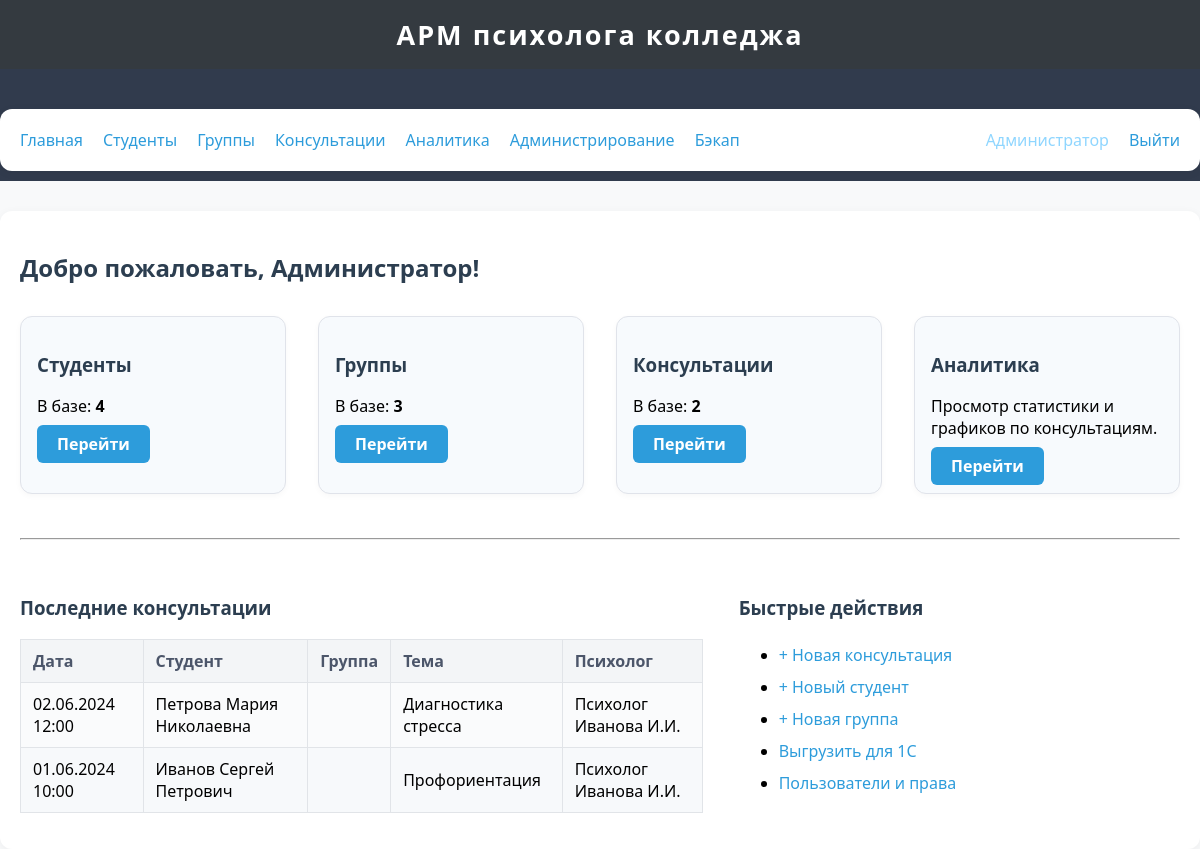
Page / (signed in) on the earlier database version.
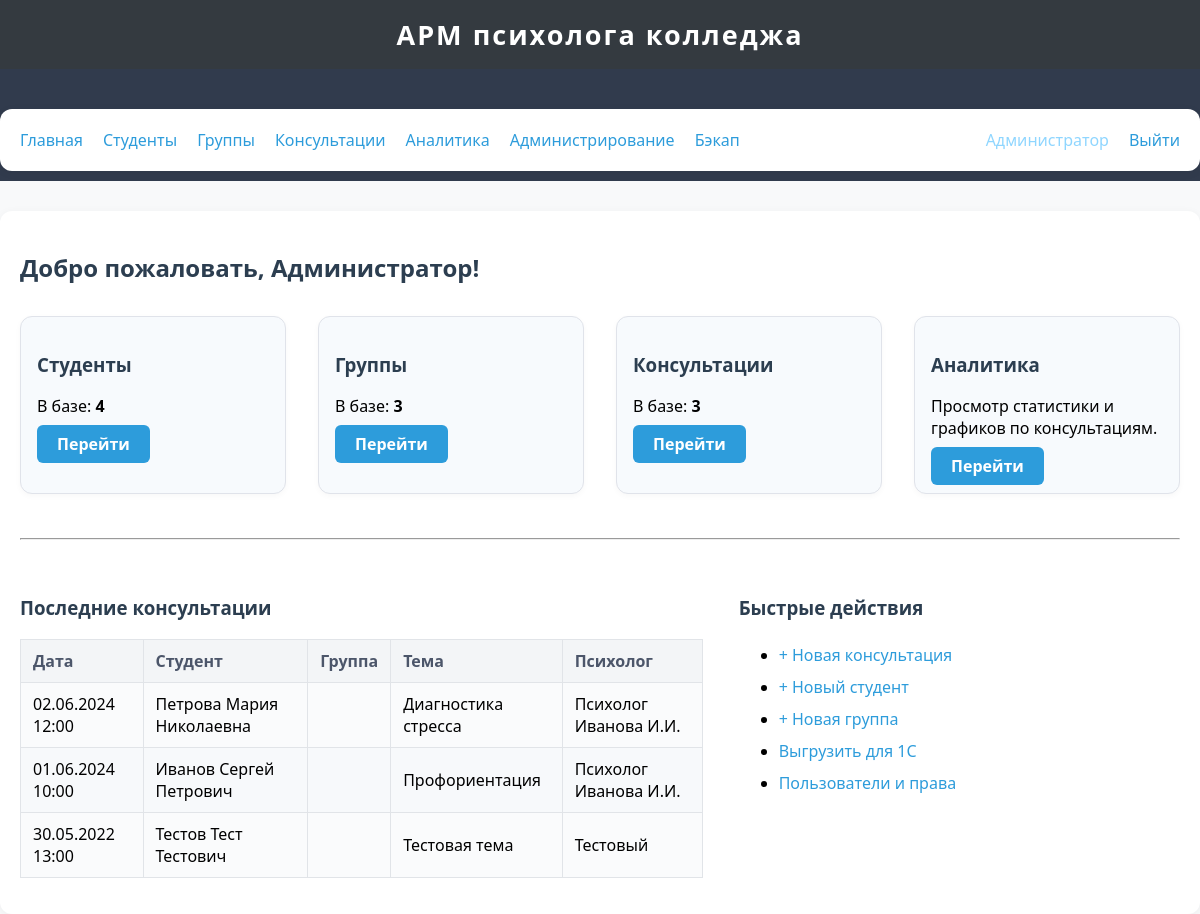
Same page on the later database version.
### app/models.py (models this page shows)
class Consultation(db.Model):
    __tablename__ = 'consultations'
    id = db.Column(db.Integer, primary_key=True)
    date = db.Column(db.DateTime, nullable=False, default=datetime.utcnow)
    student_id = db.Column(db.Integer, db.ForeignKey('students.id'), nullable=False)
    group_id = db.Column(db.Integer, db.ForeignKey('groups.id'), nullable=True)
    topic = db.Column(db.String(255), nullable=False)
    consultation_type = db.Column(db.String(64), nullable=False)   # индивидуальная, групповая, тестирование и др.
    result = db.Column(db.String(255), nullable=True)
    psychologist = db.Column(db.String(128), nullable=True)        # ФИО психолога

class Student(db.Model):
    __tablename__ = 'students'
    id = db.Column(db.Integer, primary_key=True)
    full_name = db.Column(db.String(128), nullable=False)
    group_id = db.Column(db.Integer, db.ForeignKey('groups.id'), nullable=True)
    date_of_birth = db.Column(db.Date, nullable=True)
    consultations = db.relationship('Consultation', backref='student', lazy=True)

### app/__init__.py (the view)
    @app.route('/')
    def index():
        from flask_login import current_user
        from app.models import Student, Group, Consultation
        if not current_user.is_authenticated:
            return render_template('index.html')
        stats = {
            'students': Student.query.count(),
            'groups': Group.query.count(),
            'consultations': Consultation.query.count(),
        }
        recent_consultations = Consultation.query.order_by(Consultation.date.desc()).limit(7).all()
        return render_template('dashboard.html', stats=stats, recent_consultations=recent_consultations)

### app/templates/dashboard.html (shortened to what this page needs)
{% extends 'base.html' %}
{% block content %}
<h2>Добро пожаловать{% if current_user.full_name %}, {{ current_user.full_name }}{% endif %}!</h2>
<div style="display: flex; gap: 32px; flex-wrap: wrap; margin: 32px 0 16px 0;">
    <div class="card" style="flex: 1 1 220px; min-width: 210px;">
        <h3>Студенты</h3>
        <p>В базе: <b>{{ stats.students }}</b></p>
        <a href="{{ url_for('students.list_students') }}" class="btn">Перейти</a>
    </div>
    <div class="card" style="flex: 1 1 220px; min-width: 210px;">
        <h3>Группы</h3>
        <p>В базе: <b>{{ stats.groups }}</b></p>
        <a href="{{ url_for('groups.list_groups') }}" class="btn">Перейти</a>
    </div>
    <div class="card" style="flex: 1 1 220px; min-width: 210px;">
        <h3>Консультации</h3>
        <p>В базе: <b>{{ stats.consultations }}</b></p>
        <a href="{{ url_for('consultations.list_consultations') }}" class="btn">Перейти</a>
    </div>
    <div class="card" style="flex: 1 1 220px; min-width: 210px;">
        <h3>Аналитика</h3>
        <p>Просмотр статистики и графиков по консультациям.</p>
        <a href="{{ url_for('analytics.overview') }}" class="btn">Перейти</a>
    </div>
</div>
<hr style="margin: 36px 0;">
<div style="display:flex; flex-wrap: wrap; gap:36px;">
    <div style="flex: 2 1 340px; min-width: 270px;">
        <h3>Последние консультации</h3>
        <table>
            <thead>
                <tr>
                    <th>Дата</th>
                    <th>Студент</th>
                    <th>Группа</th>
                    <th>Тема</th>
                    <th>Психолог</th>
                </tr>
            </thead>
            <tbody>
            {% for c in recent_consultations %}
                <tr>
                    <td>{{ c.date.strftime('%d.%m.%Y %H:%M') }}</td>
                    <td>{{ c.student.full_name if c.student else '' }}</td>
                    <td>{{ c.group.name if c.group else '' }}</td>
                    <td>{{ c.topic }}</td>
                    <td>{{ c.psychologist }}</td>
                </tr>
            {% else %}
                <tr>
                    <td colspan="5"><i>Нет данных</i></td>
                </tr>
            {% endfor %}
            </tbody>
        </table>
    </div>
    <div style="flex: 1 1 270px; min-width: 210px;">
        <h3>Быстрые действия</h3>
        <ul style="margin-top:12px; line-height:2;">
            <li><a href="{{ url_for('consultations.add_consultation') }}">+ Новая консультация</a></li>
            <li><a href="{{ url_for('students.add_student') }}">+ Новый студент</a></li>
            <li><a href="{{ url_for('groups.add_group') }}">+ Новая группа</a></li>
            <li><a href="{{ url_for('consultations.export_consultations') }}">Выгрузить для 1С</a></li>
            {% if current_user.is_authenticated and current_user.role == 'admin' %}
                <li><a href="{{ url_for('admin.users') }}">Пользователи и права</a></li>
            {% endif %}
        </ul>
    </div>
</div>
{% endblock %}

Differences in the rows shown:
added Consultation: date "30.05.2022 13:00", student "Тестов Тест Тестович", topic "Тестовая тема", psychologist "Тестовый"
Other differences:
{{ stats.consultations }}: "2" → "3"
